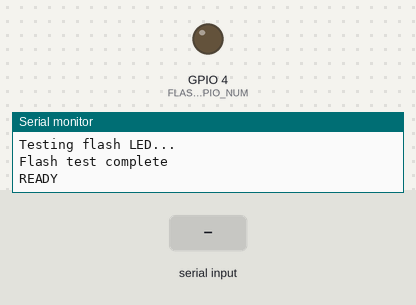
Bench run of a sketch on a simulated ESP32. Parts: output pins drawn as LEDs (lit = HIGH), the last lines printed to the serial monitor. The inputs (shaded band) are chosen by the test bench. The camera gives no picture.

Above: at 3.4 s.
3.5 s: "CAPTURE\n" received over Serial
At 5.58 s:
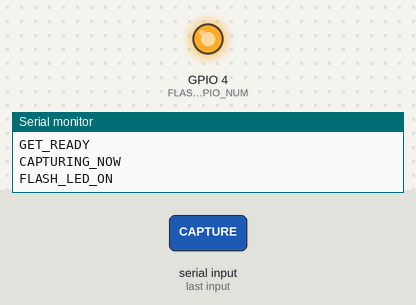
Timing chart, 0 to 7.2 s (numbered marks = the images above; inputs shaded):
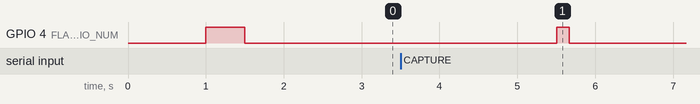

Measured:
- after the input at 3.5 s, GPIO 4 (FLASH_GPIO_NUM): LOW → HIGH after 2.0 s, → LOW 0.16 s later

The sketch:

ESP32_Cam_Q1.ino
```cpp
#include "esp_camera.h"
#include <Arduino.h>

// Pin definitions for AI-Thinker ESP32-CAM
#define PWDN_GPIO_NUM     32
#define RESET_GPIO_NUM    -1
#define XCLK_GPIO_NUM      0
#define SIOD_GPIO_NUM     26
#define SIOC_GPIO_NUM     27
#define Y9_GPIO_NUM       35
#define Y8_GPIO_NUM       34
#define Y7_GPIO_NUM       39
#define Y6_GPIO_NUM       36
#define Y5_GPIO_NUM       21
#define Y4_GPIO_NUM       19
#define Y3_GPIO_NUM       18
#define Y2_GPIO_NUM        5
#define VSYNC_GPIO_NUM    25
#define HREF_GPIO_NUM     23
#define PCLK_GPIO_NUM     22

// Flash LED pin for AI-Thinker ESP32-CAM
#define FLASH_GPIO_NUM     4

#define TARGET_PIXELS 1000
#define IMAGE_WIDTH 320
#define IMAGE_HEIGHT 240
#define TOTAL_PIXELS (IMAGE_WIDTH * IMAGE_HEIGHT)

// Global buffer for image processing
uint8_t image_buffer[TOTAL_PIXELS];

void setup() {
  Serial.begin(115200);
  delay(1000);

  Serial.println("ESP32-CAM Grayscale Thresholding System");

  // Initialize flash LED pin
  pinMode(FLASH_GPIO_NUM, OUTPUT);
  digitalWrite(FLASH_GPIO_NUM, LOW);  // Make sure it starts OFF

  // Test flash on startup
  Serial.println("Testing flash LED...");
  digitalWrite(FLASH_GPIO_NUM, HIGH);
  delay(500);
  digitalWrite(FLASH_GPIO_NUM, LOW);
  Serial.println("Flash test complete");

  camera_config_t config;
  config.ledc_channel = LEDC_CHANNEL_0;
  config.ledc_timer = LEDC_TIMER_0;
  config.pin_d0 = Y2_GPIO_NUM;
  config.pin_d1 = Y3_GPIO_NUM;
  config.pin_d2 = Y4_GPIO_NUM;
  config.pin_d3 = Y5_GPIO_NUM;
  config.pin_d4 = Y6_GPIO_NUM;
  config.pin_d5 = Y7_GPIO_NUM;
  config.pin_d6 = Y8_GPIO_NUM;
  config.pin_d7 = Y9_GPIO_NUM;
  config.pin_xclk = XCLK_GPIO_NUM;
  config.pin_pclk = PCLK_GPIO_NUM;
  config.pin_vsync = VSYNC_GPIO_NUM;
  config.pin_href = HREF_GPIO_NUM;
  config.pin_sscb_sda = SIOD_GPIO_NUM;
  config.pin_sscb_scl = SIOC_GPIO_NUM;
  config.pin_pwdn = PWDN_GPIO_NUM;
  config.pin_reset = RESET_GPIO_NUM;
  config.xclk_freq_hz = 20000000;

  // Use GRAYSCALE format directly - most reliable
  config.pixel_format = PIXFORMAT_GRAYSCALE;
  config.frame_size = FRAMESIZE_QVGA;
  config.jpeg_quality = 12;
  config.fb_count = 1;
  config.grab_mode = CAMERA_GRAB_LATEST;

  esp_err_t err = esp_camera_init(&config);
  if (err != ESP_OK) {
    Serial.printf("Camera init failed: 0x%x\n", err);
    while(1);
  }

  // Set special controls for better grayscale
  sensor_t *s = esp_camera_sensor_get();
  s->set_framesize(s, FRAMESIZE_QVGA);
  s->set_contrast(s, 2);      // Increase contrast
  s->set_brightness(s, 0);
  s->set_saturation(s, -2);   // Reduce saturation

  // Discard first few frames to let camera stabilize
  for (int i = 0; i < 3; i++) {
    camera_fb_t *fb = esp_camera_fb_get();
    if (fb) {
      esp_camera_fb_return(fb);
      delay(100);
    }
  }

  Serial.println("READY");
}

void processImage() {
  Serial.println("GET_READY");
  Serial.flush();
  delay(2000);  // Give user 2 seconds warning to position camera

  Serial.println("CAPTURING_NOW");
  Serial.flush();

  // Turn ON flash and capture IMMEDIATELY
  digitalWrite(FLASH_GPIO_NUM, HIGH);
  Serial.println("FLASH_LED_ON");
  delay(100);  // Small delay to let flash stabilize

  camera_fb_t *fb = esp_camera_fb_get();

  // Turn OFF flash immediately after capture
  digitalWrite(FLASH_GPIO_NUM, LOW);
  Serial.println("FLASH_LED_OFF");
  Serial.println("CAPTURE_DONE");

  if (!fb) {
    Serial.println("CAPTURE_FAILED");
    return;
  }

  // Copy grayscale data to buffer
  int pixel_count = min((int)fb->len, TOTAL_PIXELS);
  memcpy(image_buffer, fb->buf, pixel_count);

  // If we didn't get enough pixels, fill the rest
  if (pixel_count < TOTAL_PIXELS) {
    memset(image_buffer + pixel_count, 128, TOTAL_PIXELS - pixel_count);
  }

  Serial.print("PROCESSED:");
  Serial.println(pixel_count);

  // Calculate histogram
  int histogram[256] = {0};
  for (int i = 0; i < TOTAL_PIXELS; i++) {
    histogram[image_buffer[i]]++;
  }

  // Find threshold for exactly 1000 white pixels
  int count = 0;
  int threshold = 0;
  for (int i = 255; i >= 0; i--) {
    if (count + histogram[i] >= TARGET_PIXELS) {
      threshold = i;
      break;
    }
    count += histogram[i];
  }

  int needed = TARGET_PIXELS - count;

  Serial.print("THRESHOLD:");
  Serial.println(threshold);
  Serial.print("ABOVE:");
  Serial.println(count);
  Serial.print("NEEDED:");
  Serial.println(needed);

  // Send original grayscale image
  Serial.println("ORIGINAL_START");
  Serial.print("WIDTH:");
  Serial.println(IMAGE_WIDTH);
  Serial.print("HEIGHT:");
  Serial.println(IMAGE_HEIGHT);
  Serial.flush();

  // Send image data in chunks
  int chunk_size = 1024;
  for (int i = 0; i < TOTAL_PIXELS; i += chunk_size) {
    int bytes_to_send = min(chunk_size, TOTAL_PIXELS - i);
    Serial.write(image_buffer + i, bytes_to_send);
    Serial.flush();
    delay(10);  // Small delay to prevent buffer overflow
  }

  Serial.println();
  Serial.println("ORIGINAL_END");
  Serial.flush();
  delay(100);

  // Create thresholded image
  Serial.println("THRESHOLDED_START");
  Serial.print("WIDTH:");
  Serial.println(IMAGE_WIDTH);
  Serial.print("HEIGHT:");
  Serial.println(IMAGE_HEIGHT);
  Serial.flush();

  int taken = 0;
  int white_count = 0;

  // Send thresholded image in chunks
  for (int i = 0; i < TOTAL_PIXELS; i += chunk_size) {
    uint8_t output_buffer[chunk_size];
    int bytes_to_send = min(chunk_size, TOTAL_PIXELS - i);

    for (int j = 0; j < bytes_to_send; j++) {
      int idx = i + j;
      uint8_t pixel = image_buffer[idx];
      uint8_t output;

      if (pixel > threshold) {
        output = 255;
        white_count++;
      } else if (pixel < threshold) {
        output = 0;
      } else {
        if (taken < needed) {
          output = 255;
          white_count++;
          taken++;
        } else {
          output = 0;
        }
      }

      output_buffer[j] = output;
    }

    Serial.write(output_buffer, bytes_to_send);
    Serial.flush();
    delay(10);  // Small delay to prevent buffer overflow
  }

  Serial.println();
  Serial.println("THRESHOLDED_END");
  Serial.flush();

  Serial.print("WHITE_PIXELS:");
  Serial.println(white_count);

  esp_camera_fb_return(fb);

  Serial.println("DONE");
  Serial.flush();
}

void loop() {
  if (Serial.available() > 0) {
    String cmd = Serial.readStringUntil('\n');
    cmd.trim();

    Serial.print("RECEIVED_COMMAND: [");
    Serial.print(cmd);
    Serial.println("]");

    if (cmd == "CAPTURE") {
      processImage();
    }
    else if (cmd == "TEST") {
      Serial.println("TEST_OK");
    }
    else if (cmd == "FLASH_TEST") {
      Serial.println("Flash ON for 2 seconds...");
      digitalWrite(FLASH_GPIO_NUM, HIGH);
      delay(2000);
      digitalWrite(FLASH_GPIO_NUM, LOW);
      Serial.println("Flash OFF");
    }
    else {
      Serial.print("UNKNOWN_COMMAND: ");
      Serial.println(cmd);
    }
  }

  delay(10);
}
```
